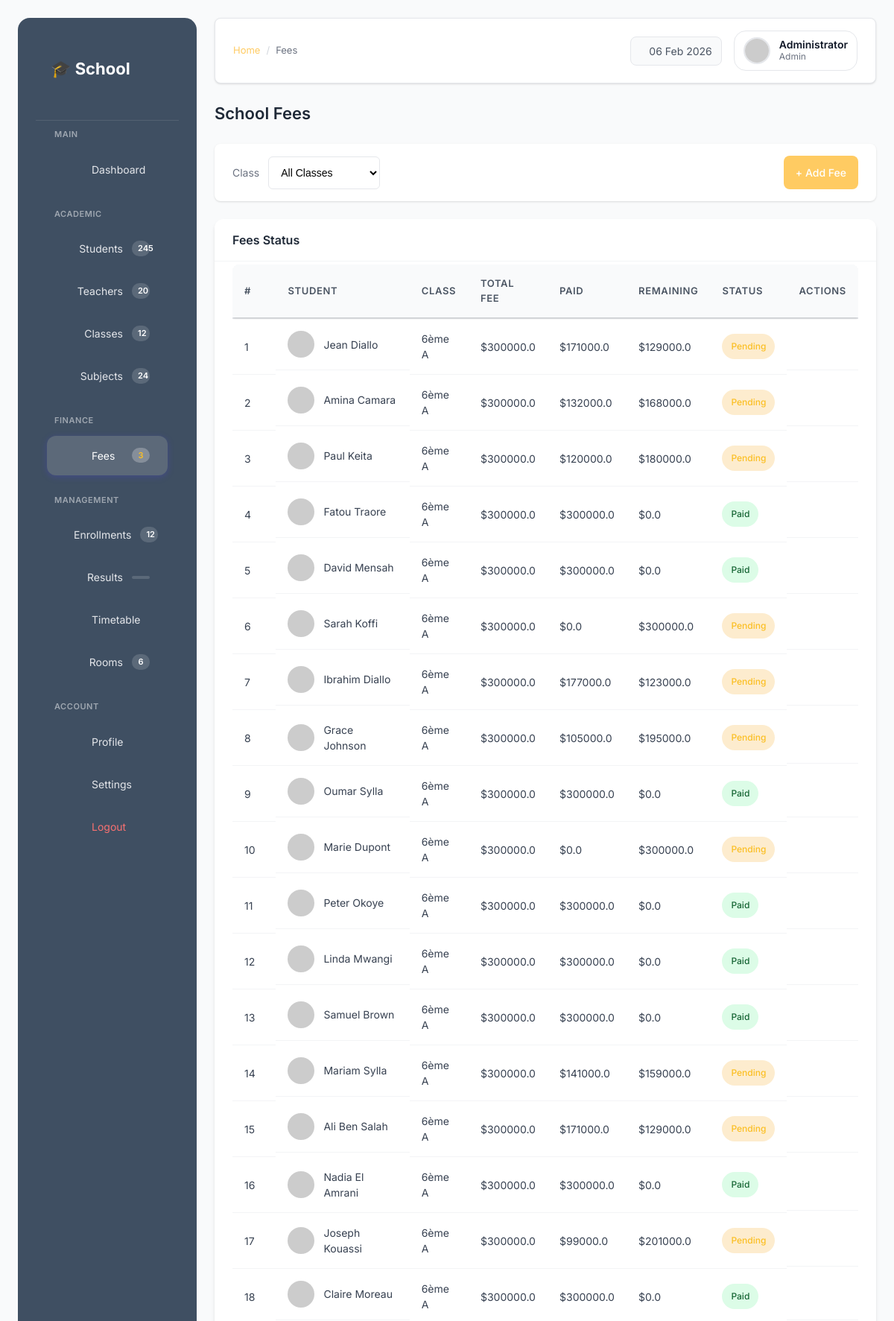
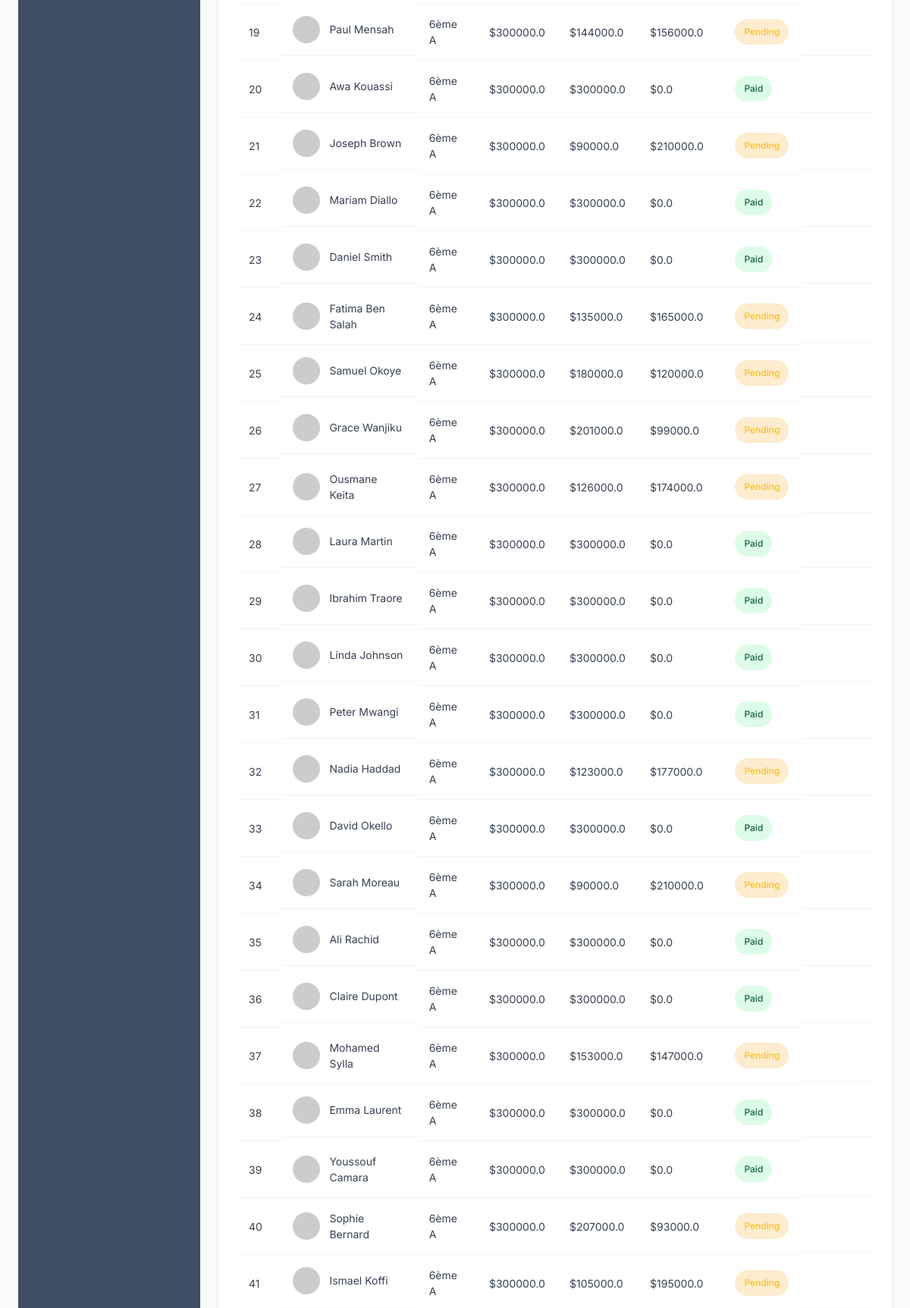
Page /fees (signed in, upper part) on the committed database (2 pictures, top to bottom).
### tables this page shows
CREATE TABLE fees (
    id INTEGER PRIMARY KEY AUTOINCREMENT,
    student_id INTEGER NOT NULL,
    class_id INTEGER NOT NULL,
    total_fee REAL NOT NULL,
    amount_paid REAL DEFAULT 0,
    payment_mode TEXT,
    status TEXT DEFAULT 'Unpaid',

    FOREIGN KEY(student_id) REFERENCES students(id),
    FOREIGN KEY(class_id) REFERENCES classes(id)
);

CREATE TABLE students (
    id INTEGER PRIMARY KEY AUTOINCREMENT,
    name TEXT NOT NULL,
    matricule TEXT UNIQUE NOT NULL,
    date_of_birth TEXT,
    gender TEXT
);

CREATE TABLE classes (
    id INTEGER PRIMARY KEY AUTOINCREMENT,
    name TEXT NOT NULL,
    level TEXT NOT NULL
);

### app.py (the view)
@app.route("/fees")
@login_required
def fees():
    conn = get_db_connection()
    fees_data = conn.execute("""
        SELECT f.id,
               s.name AS student_name,
               s.id as student_id,
               c.name AS class_name,
               f.total_fee,
               f.amount_paid,
               (f.total_fee - f.amount_paid) AS remaining,
               f.payment_mode,
               f.status
        FROM fees f
        JOIN students s ON f.student_id = s.id
        JOIN classes c ON f.class_id = c.id
    """).fetchall()
    classes_list = conn.execute("SELECT id, name FROM classes").fetchall()
    conn.close()
    return render_template("fees.html",
                         fees=fees_data,
                         classes=classes_list,
                         page_title="Fees",
                         page_heading="Fees")

### app.py (called while the page is built)
def get_db_connection():
    conn = sqlite3.connect(DB_PATH)
    conn.row_factory = sqlite3.Row
    return conn

def login_required(f):
    @wraps(f)
    def decorated_function(*args, **kwargs):
        if not session.get("admin_logged_in"):
            return redirect(url_for("login"))
        return f(*args, **kwargs)
    return decorated_function

@app.context_processor
def inject_date():
    return {"current_date": datetime.now().strftime("%d %b %Y")}

### templates/fees.html (shortened to what this page needs)
{% extends "base.html" %}
{% block breadcrumb %}Fees{% endblock %}
{% block content %}
<div class="page-header">
    <h2>School Fees</h2>
</div>
<div class="filter-bar">
    <div class="filter-group">
        <label>Class</label>
        <select>
            <option>All Classes</option>
        </select>
    </div>
    <a href="{{ url_for('add_fee') }}" class="btn btn-primary">
    + Add Fee
    </a>
</div>
<div class="card">
    <div class="card-header">
        Fees Status
    </div>
    <div class="card-body">
        <div class="table-container">
        <table class="table">
            <thead>
                <tr>
                    <th>#</th>
                    <th>Student</th>
                    <th>Class</th>
                    <th>Total Fee</th>
                    <th>Paid</th>
                    <th>Remaining</th>
                    <th>Status</th>
                    <th class="text-right">Actions</th>
                </tr>
            </thead>
            <tbody>
                {% for fee in fees %}
                <tr>
                    <td>{{ fee.id }}</td>
                    <td class="user-cell">
                        <img src="https://i.pravatar.cc/40?u={{ fee.student_id }}"
                             alt="{{ fee.student_name }}">
                        <span>{{ fee.student_name }}</span>
                    </td>
                    <td>{{ fee.class_name }}</td>
                    <td>${{ fee.total_fee }}</td>
                    <td>${{ fee.amount_paid }}</td>
                    <td>${{ fee.remaining }}</td>
                    <td>
                        {% if fee.remaining == 0 %}
                            <span class="badge badge-success">Paid</span>
                        {% else %}
                            <span class="badge badge-warning">Pending</span>
                        {% endif %}
                    </td>
                    <td class="action-icons">
                        <a href="{{ url_for('edit_fee', id=fee.id) }}"
                           class="edit" title="Edit">
                        </a>
                        <a href="{{ url_for('add_fee') }}?student_id={{ fee.student_id }}"
                            class="payment" title="Add Fee">
                        </a>
                    </td>
                </tr>
                {% endfor %}
            </tbody>
        </table>
    </div>
</div>
{% endblock %}

### static/css/main.css (style rules this page uses)
:root { --primary: #ffcb62; --primary-dark: #1e4fd8; --primary-light: #3b82f6; --login-primary: #ffd98e; --login-bg: #102032; --login-gradient: radial-gradient(ellipse at top left, #283647, #102032); --secondary: #10b981; --danger: #ef4444; --warning: #f59e0b; --info: #0ea5e9; --dark: #111827; --gray-900: #1f2937; --gray-800: #374151; --gray-700: #4b5563; --gray-600: #6b7280; --gray-500: #9ca3af; --gray-400: #d1d5db; --gray-300: #e5e7eb; --gray-200: #f3f4f6; --gray-100: #f9fafb; --white: #ffffff; --sidebar-bg: #3f4f62; --sidebar-text: #e5e7eb; --sidebar-hover: rgba(255, 255, 255, 0.15); --space-xs: 0.5rem; --space-sm: 0.75rem; --space-md: 1rem; --space-lg: 1.5rem; --space-xl: 2rem; --radius-sm: 0.375rem; --radius: 0.5rem; --radius-md: 0.75rem; --radius-lg: 1rem; --shadow-sm: 0 1px 2px 0 rgb(0 0 0 / 0.05); --shadow: 0 1px 3px 0 rgb(0 0 0 / 0.1), 0 1px 2px -1px rgb(0 0 0 / 0.1); --shadow-md: 0 4px 6px -1px rgb(0 0 0 / 0.1), 0 2px 4px -2px rgb(0 0 0 / 0.1); --shadow-lg: 0 10px 15px -3px rgb(0 0 0 / 0.1), 0 4px 6px -4px rgb(0 0 0 / 0.1); }
* { margin: 0; padding: 0; box-sizing: border-box; }
body { font-family: "Inter", "Segoe UI", sans-serif; background: var(--gray-100); color: var(--gray-800); line-height: 1.5; }
.page-header { display: flex; justify-content: space-between; align-items: center; margin-bottom: var(--space-lg); }
.page-header h2 { font-size: 1.375rem; font-weight: 600; color: var(--gray-900); }
.btn { display: inline-flex; align-items: center; gap: var(--space-xs); padding: var(--space-sm) var(--space-md); border-radius: var(--radius); font-size: 0.875rem; font-weight: 500; border: none; cursor: pointer; transition: all 0.2s ease; text-decoration: none; font-family: inherit; }
.btn-primary { background: var(--primary); color: var(--white); }
.card { background: var(--white); border-radius: var(--radius-md); box-shadow: var(--shadow-md); margin-bottom: var(--space-lg); overflow: hidden; }
.card-header { padding: var(--space-md) var(--space-lg); font-size: 1rem; font-weight: 600; border-bottom: 1px solid var(--gray-200); color: var(--gray-900); }
.card-body { padding: var(--space-lg); }
.filter-bar { display: flex; align-items: center; justify-content: space-between; gap: var(--space-sm); padding: var(--space-md) var(--space-lg); margin-bottom: var(--space-lg); background: var(--white); border-radius: var(--radius); box-shadow: var(--shadow); }
.filter-group { display: flex; align-items: center; gap: var(--space-sm); }
.filter-group label { font-size: 0.875rem; color: var(--gray-600); white-space: nowrap; }
.filter-group select, .filter-group input { padding: var(--space-sm); border-radius: var(--radius-sm); border: 1px solid var(--gray-300); font-size: 0.875rem; min-width: 150px; background: var(--white); }
.table { width: 100%; border-collapse: collapse; font-size: 0.875rem; }
.table thead { background: var(--gray-100); }
.table th { text-align: left; font-weight: 600; color: var(--gray-700); padding: var(--space-md); border-bottom: 2px solid var(--gray-300); font-size: 0.8125rem; text-transform: uppercase; letter-spacing: 0.05em; }
.table td { padding: var(--space-md); color: var(--gray-800); border-bottom: 1px solid var(--gray-200); }
.user-cell { display: flex; align-items: center; gap: var(--space-sm); }
.user-cell img { width: 36px; height: 36px; border-radius: 50%; object-fit: cover; }
.badge { display: inline-block; padding: var(--space-xs) var(--space-sm); font-size: 0.75rem; font-weight: 500; border-radius: 999px; text-align: center; }
.badge-success { background: #dcfce7; color: #166534; }
.badge-warning { background: #fef3c7; color: #92400e; }
.action-icons { display: flex; gap: var(--space-sm); }
.action-icons a { color: var(--gray-500); text-decoration: none; font-size: 1rem; transition: color 0.2s; padding: var(--space-xs); border-radius: var(--radius-sm); }
.badge-warning { background: rgba(245, 158, 11, 0.2); color: #fbbf24; }
.table-container { max-height: 600px; overflow-y: auto; border: 0px solid var(--gray-300); border-radius: var(--radius); margin-top: -20px; }
.table-container table { margin-bottom: 0; }
.table-container thead { position: sticky; top: 0; background: var(--gray-100); z-index: 10; box-shadow: 0 2px 2px -1px rgba(0,0,0,0.1); }
.table-container { max-height: calc(100vh - 300px); min-height: 770px; overflow-y: auto; }

### rows in the picture
fees: id "1", student_name "Jean Diallo", class_name "6ème A", total_fee "300000.0", amount_paid "171000.0", remaining "129000.0", shows "Pending"
fees: id "2", student_name "Amina Camara", class_name "6ème A", total_fee "300000.0", amount_paid "132000.0", remaining "168000.0", shows "Pending"
fees: id "3", student_name "Paul Keita", class_name "6ème A", total_fee "300000.0", amount_paid "120000.0", remaining "180000.0", shows "Pending"
fees: id "4", student_name "Fatou Traore", class_name "6ème A", total_fee "300000.0", amount_paid "300000.0", remaining "0.0", shows "Paid"
fees: id "5", student_name "David Mensah", class_name "6ème A", total_fee "300000.0", amount_paid "300000.0", remaining "0.0", shows "Paid"
fees: id "6", student_name "Sarah Koffi", class_name "6ème A", total_fee "300000.0", amount_paid "0.0", remaining "300000.0", shows "Pending"
fees: id "7", student_name "Ibrahim Diallo", class_name "6ème A", total_fee "300000.0", amount_paid "177000.0", remaining "123000.0", shows "Pending"
fees: id "8", student_name "Grace Johnson", class_name "6ème A", total_fee "300000.0", amount_paid "105000.0", remaining "195000.0", shows "Pending"
fees: id "9", student_name "Oumar Sylla", class_name "6ème A", total_fee "300000.0", amount_paid "300000.0", remaining "0.0", shows "Paid"
fees: id "10", student_name "Marie Dupont", class_name "6ème A", total_fee "300000.0", amount_paid "0.0", remaining "300000.0", shows "Pending"
fees: id "11", student_name "Peter Okoye", class_name "6ème A", total_fee "300000.0", amount_paid "300000.0", remaining "0.0", shows "Paid"
fees: id "12", student_name "Linda Mwangi", class_name "6ème A", total_fee "300000.0", amount_paid "300000.0", remaining "0.0", shows "Paid"
fees: id "13", student_name "Samuel Brown", class_name "6ème A", total_fee "300000.0", amount_paid "300000.0", remaining "0.0", shows "Paid"
fees: id "14", student_name "Mariam Sylla", class_name "6ème A", total_fee "300000.0", amount_paid "141000.0", remaining "159000.0", shows "Pending"
fees: id "15", student_name "Ali Ben Salah", class_name "6ème A", total_fee "300000.0", amount_paid "171000.0", remaining "129000.0", shows "Pending"
fees: id "16", student_name "Nadia El Amrani", class_name "6ème A", total_fee "300000.0", amount_paid "300000.0", remaining "0.0", shows "Paid"
fees: id "17", student_name "Joseph Kouassi", class_name "6ème A", total_fee "300000.0", amount_paid "99000.0", remaining "201000.0", shows "Pending"
fees: id "18", student_name "Claire Moreau", class_name "6ème A", total_fee "300000.0", amount_paid "300000.0", remaining "0.0", shows "Paid"
fees: id "19", student_name "Paul Mensah", class_name "6ème A", total_fee "300000.0", amount_paid "144000.0", remaining "156000.0", shows "Pending"
fees: id "20", student_name "Awa Kouassi", class_name "6ème A", total_fee "300000.0", amount_paid "300000.0", remaining "0.0", shows "Paid"
fees: id "21", student_name "Joseph Brown", class_name "6ème A", total_fee "300000.0", amount_paid "90000.0", remaining "210000.0", shows "Pending"
fees: id "22", student_name "Mariam Diallo", class_name "6ème A", total_fee "300000.0", amount_paid "300000.0", remaining "0.0", shows "Paid"
fees: id "23", student_name "Daniel Smith", class_name "6ème A", total_fee "300000.0", amount_paid "300000.0", remaining "0.0", shows "Paid"
fees: id "24", student_name "Fatima Ben Salah", class_name "6ème A", total_fee "300000.0", amount_paid "135000.0", remaining "165000.0", shows "Pending"
fees: id "25", student_name "Samuel Okoye", class_name "6ème A", total_fee "300000.0", amount_paid "180000.0", remaining "120000.0", shows "Pending"
fees: id "26", student_name "Grace Wanjiku", class_name "6ème A", total_fee "300000.0", amount_paid "201000.0", remaining "99000.0", shows "Pending"
fees: id "27", student_name "Ousmane Keita", class_name "6ème A", total_fee "300000.0", amount_paid "126000.0", remaining "174000.0", shows "Pending"
fees: id "28", student_name "Laura Martin", class_name "6ème A", total_fee "300000.0", amount_paid "300000.0", remaining "0.0", shows "Paid"
fees: id "29", student_name "Ibrahim Traore", class_name "6ème A", total_fee "300000.0", amount_paid "300000.0", remaining "0.0", shows "Paid"
fees: id "30", student_name "Linda Johnson", class_name "6ème A", total_fee "300000.0", amount_paid "300000.0", remaining "0.0", shows "Paid"
fees: id "31", student_name "Peter Mwangi", class_name "6ème A", total_fee "300000.0", amount_paid "300000.0", remaining "0.0", shows "Paid"
fees: id "32", student_name "Nadia Haddad", class_name "6ème A", total_fee "300000.0", amount_paid "123000.0", remaining "177000.0", shows "Pending"
fees: id "33", student_name "David Okello", class_name "6ème A", total_fee "300000.0", amount_paid "300000.0", remaining "0.0", shows "Paid"
fees: id "34", student_name "Sarah Moreau", class_name "6ème A", total_fee "300000.0", amount_paid "90000.0", remaining "210000.0", shows "Pending"
fees: id "35", student_name "Ali Rachid", class_name "6ème A", total_fee "300000.0", amount_paid "300000.0", remaining "0.0", shows "Paid"
fees: id "36", student_name "Claire Dupont", class_name "6ème A", total_fee "300000.0", amount_paid "300000.0", remaining "0.0", shows "Paid"
fees: id "37", student_name "Mohamed Sylla", class_name "6ème A", total_fee "300000.0", amount_paid "153000.0", remaining "147000.0", shows "Pending"
fees: id "38", student_name "Emma Laurent", class_name "6ème A", total_fee "300000.0", amount_paid "300000.0", remaining "0.0", shows "Paid"
fees: id "39", student_name "Youssouf Camara", class_name "6ème A", total_fee "300000.0", amount_paid "300000.0", remaining "0.0", shows "Paid"
fees: id "40", student_name "Sophie Bernard", class_name "6ème A", total_fee "300000.0", amount_paid "207000.0", remaining "93000.0", shows "Pending"
fees: id "41", student_name "Ismael Koffi", class_name "6ème A", total_fee "300000.0", amount_paid "105000.0", remaining "195000.0", shows "Pending"

### other values in the picture
{{ session.get('user_name', 'Administrator') }} "Administrator"
{{ session.get('user_role', 'Admin') }} "Admin"
